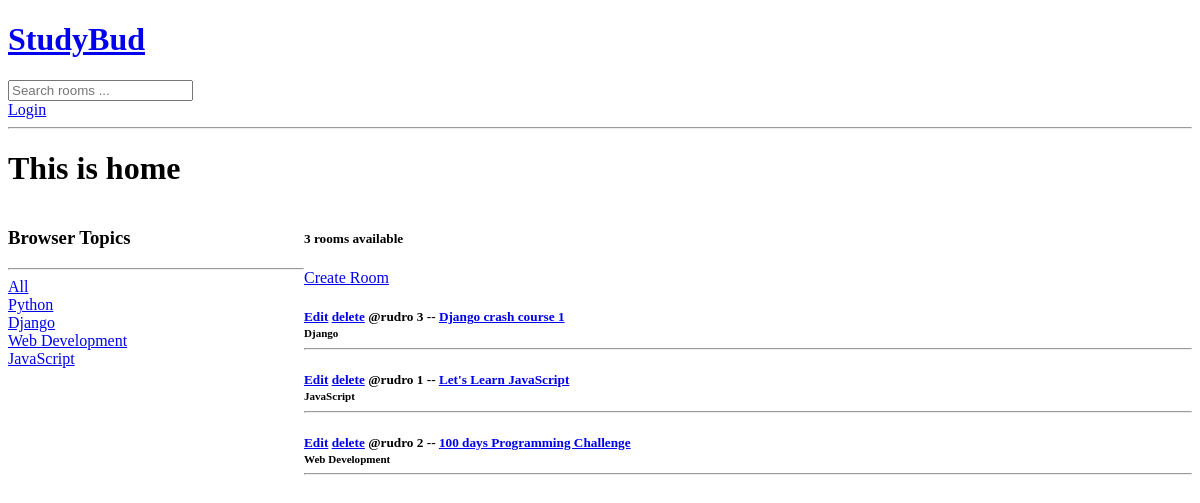
/, run on an earlier commit of the app's database.
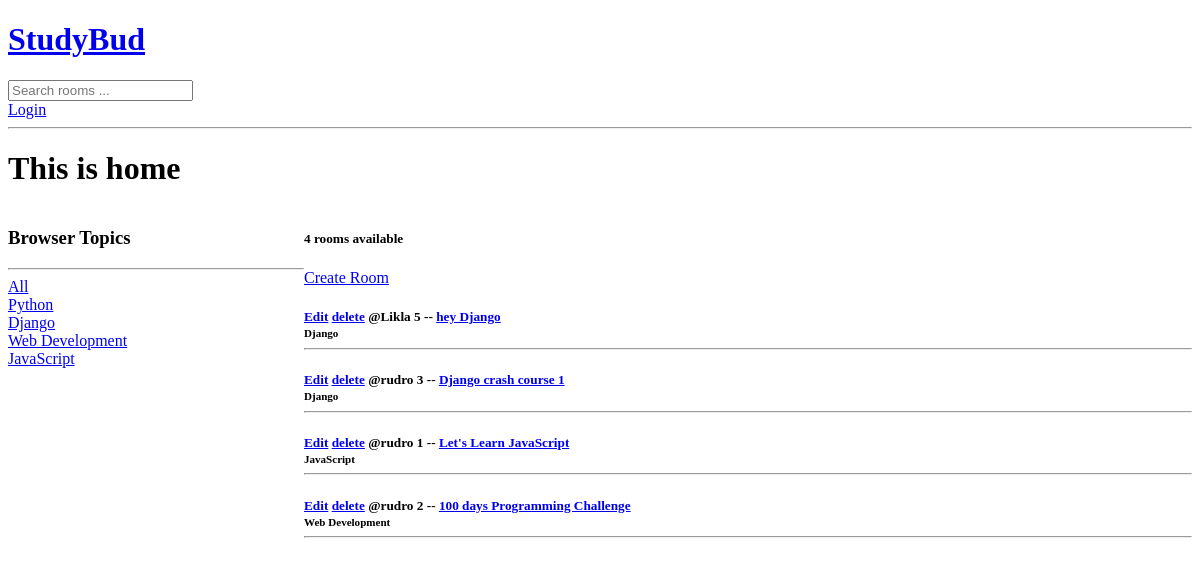
And on a later commit of the database.
### base/models.py (models this page shows, shortened)
class Topic(models.Model):
    name = models.CharField(max_length=200)

class Room(models.Model):
    host = models.ForeignKey(User, on_delete=models.SET_NULL, null=True)
    topic = models.ForeignKey(Topic, on_delete=models.SET_NULL, null=True)
    name =models.CharField(max_length=200)
    description = models.TextField(null=True, blank=True)
    updated = models.DateTimeField(auto_now=True)
    created = models.DateTimeField(auto_now_add=True)
    class Meta:
        ordering = ['-updated', '-created']

### base/views.py (the view)
# urls.py: path('', views.home, name='home'),
def home(request):
     q = request.GET.get('q') if request.GET.get('q') != None else ''
     rooms = Room.objects.filter(Q(topic__name__icontains= q) |
                                  Q(name__icontains = q ) |
                                  Q(description__icontains = q )|
                                  Q(host__username__icontains=q)
                                  )
     topics = Topic.objects.all()
     room_count = rooms.count()
     context = {'rooms': rooms, 'topics': topics, 'room_count': room_count }
     return render(request, 'base/home.html', context)

### base/templates/base/home.html (shortened to what this page needs)
{% extends "main.html" %} {% block content %}
<h1>This is home</h1>
<div class="home-container">
  <div>
    <h3>Browser Topics</h3>
    <hr />
    <div>
      <a href="{% url 'home' %}">All </a>
    </div>
    {% for topic in topics %}
    <div>
      <a href="{% url 'home' %}?q={{topic.name}}">{{ topic.name }}</a>
    </div>
    {% endfor %}
  </div>
  <div>
    <h5>{{room_count}} rooms available</h5>
    <a href="{% url 'create-room' %}">Create Room</a>
    <div>
      {%for room in rooms%}
      <div>
        <h5>
          <a href="{% url 'update-room' room.id%}">Edit</a>
          <a href="{% url 'delete-room' room.id%}">delete</a>
          <span>@{{room.host.username}}</span>
          {{room.id}} -- <a href="{% url 'room' room.id %}">{{room.name }}</a>
          <br />
          <small>{{room.topic.name}}</small>
          <hr />
        </h5>
      </div>
      {%endfor%}
    </div>
  </div>
</div>
{%endblock content%}

### templates/main.html (shortened to what this page needs)
<!DOCTYPE html>
<html lang="en">
  <head>
  </head>
  <body>
    {% include "navbar.html" %}  {%block content%} {%endblock%}
  </body>
</html>

### templates/navbar.html (shortened to what this page needs)
<a href="/">
  <h1>StudyBud</h1>
</a>
<form action="{% url 'home' %}" method="GET">
  <input
    type="text"
    name="q"
    placeholder="Search rooms ..."
    value="{{ request.GET.q }}"
  />
</form>
{%if request.user.is_authenticated%}
<a href="{%url 'logout'%}">Logout</a>
{%else%}
<a href="{%url 'login'%}">Login</a>
{%endif%}
<hr />

### base/templates/base/home.html (style rules this page uses)
.home-container { display: grid; grid-template-columns: 1fr 3fr; }

What changed in the data, as far as the page shows it:
added Room: host.username "Likla", id "5", name "hey Django", topic.name "Django"
Also different on the page:
{{ room_count }}: "3" → "4"
